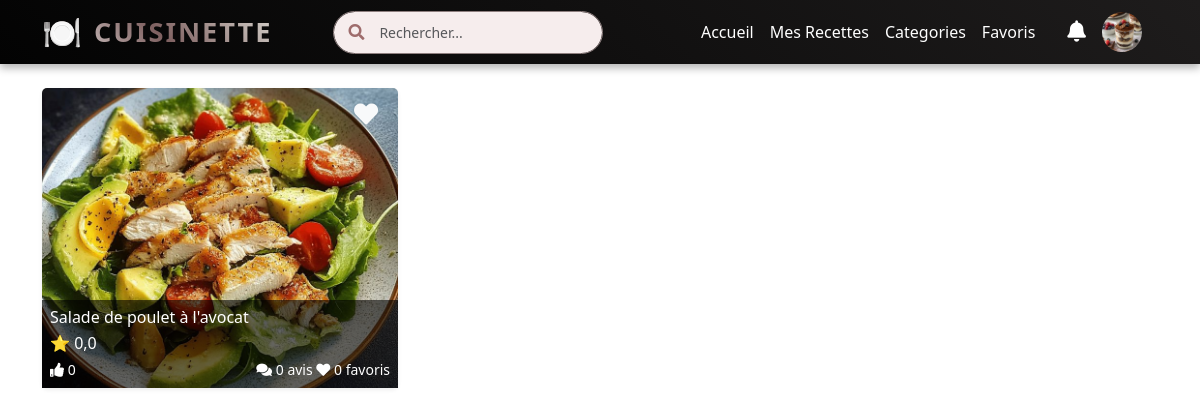
Page /subcategory/7/recipes/ (signed in) on the committed database.
### Accounts/models.py (models this page shows)
class User(AbstractUser):
    profile_picture = models.ImageField(upload_to='profile_pics/', blank=True, null=True)  # Ajout du champ
    groups = models.ManyToManyField(
        Group,
        related_name='customuser_set',  # Utilisez un `related_name` unique
        blank=True,
    )
    user_permissions = models.ManyToManyField(
        Permission,
        related_name='customuser_permissions_set',  # Utilisez un `related_name` unique
        blank=True,
    )

### Accueil/models.py (models this page shows, shortened)
class Recipe(models.Model):
    title = models.CharField(max_length=255)
    description = models.TextField()
    ingredients = models.TextField()  # Peut être stocké sous forme de liste JSON si nécessaire
    instructions = models.TextField()
    image = models.ImageField(upload_to='recipe_images/', blank=True, null=True)
    category = models.ForeignKey(Category, on_delete=models.SET_NULL, null=True, related_name="recipes")
    author = models.ForeignKey(settings.AUTH_USER_MODEL, on_delete=models.CASCADE)
    created_at = models.DateTimeField(auto_now_add=True)

### Accueil/views.py (the view)
# urls.py: path('subcategory/<int:subcategory_id>/recipes/', recipe_list_by_subcategory, name='recipe_list_by_subcategory'),
def recipe_list_by_subcategory(request, subcategory_id):
    subcategory = get_object_or_404(Category, id=subcategory_id)
    recipes = Recipe.objects.filter(category=subcategory).order_by('-created_at')
    for recipe in recipes:
        recipe.is_favorite = Favorite.objects.filter(user=request.user, recipe=recipe).exists()
    return render(request, "Recipe/recipe_list_by_subcategory.html", {
        "subcategory": subcategory,
        "recipes": recipes
    })

### Accueil/context_processors.py (called while the page is built)
def notification_context(request):
    if request.user.is_authenticated:
        notifications = request.user.notifications.all().order_by('-created_at')
        unread_count = notifications.filter(is_read=False).count()
        notifications = notifications
        return {
            'notifications': notifications,
            'unread_notifications_count': unread_count,
        }
    return {}

### Accueil/models.py (called while the page is built)
    def __str__(self):
        return self.name

### Accueil/templates/Recipe/recipe_list_by_subcategory.html (shortened to what this page needs)
{% extends "base.html" %}
{% load static %}
{% block content %}
<head>
<link href="https://cdnjs.cloudflare.com/ajax/libs/font-awesome/5.15.4/css/all.min.css" rel="stylesheet">
</head>
<div class="container mt-4">
    <div class="row">
        {% for recipe in recipes %}
        <div class="col-md-6 col-lg-4 mb-4">
            <div class="card h-100 shadow-sm border-0">
                <div class="position-relative" style="cursor: pointer;">
                    {% if recipe.image %}
                    <img src="{{ recipe.image.url }}" class="card-img-top" alt="{{ recipe.title }}"
                        style="height: 300px; object-fit: cover;"
                        data-bs-toggle="modal" data-bs-target="#recipeModal{{ recipe.id }}">
                    {% endif %}
                    <button class="btn fav-btn position-absolute top-0 end-0 m-2" data-recipe="{{ recipe.id }}" style="background: none; border: none;">
                        <i class="fas fa-heart {% if recipe.is_favorite %}text-danger{% else %}text-light{% endif %}" style="font-size: 1.5rem;"></i>
                    </button>
                    <div class="overlay-info p-2 text-white position-absolute bottom-0 start-0 end-0" style="background: rgba(0, 0, 0, 0.6);">
                        <h6 class="mb-1">{{ recipe.title }}</h6>
                        <p class="mb-1">⭐ {{ recipe.avg_rating|default:"0"|floatformat:1 }}</p>
                        <div class="d-flex justify-content-between align-items-center">
                            <small><i class="fas fa-thumbs-up"></i> {{ recipe.likes.count }}</small>
                            <small class="ms-3"><i class="fas fa-comments"></i> {{ recipe.comments.count }} avis <i class="fas fa-heart"></i> {{ recipe.favorites.count }} favoris</small>
                        </div>
                    </div>
                </div>
            </div>
        </div>
        {% endfor %}
    </div>
</div>
{% endblock %}

### templates/base.html (shortened to what this page needs)
{% load static %}
<!DOCTYPE html>
<html lang="fr">
<head>
    <link rel="stylesheet" href="https://cdn.jsdelivr.net/npm/bootstrap@5.3.0/dist/css/bootstrap.min.css">
    <link rel="stylesheet" href="https://cdnjs.cloudflare.com/ajax/libs/font-awesome/6.4.2/css/all.min.css">
    <link rel="stylesheet" href="{% static 'css/style.css' %}">
</head>
<body>
    <header class="header">
        <nav class="navbar navbar-expand-lg navbar-dark bg-dark">
            <div class="container">
                <a class="navbar-brand" href="{% url 'accueil' %}">
                    <span class="emoji">🍽️</span> Cuisinette
                </a>
                <div class="collapse navbar-collapse justify-content-between" id="navbarNav">
                    <form class="search-container mx-auto" method="GET" action="{% url 'search' %}">
                        <i class="fas fa-search"></i>
                        <input class="form-control search-input" type="search" name="q" placeholder="Rechercher..." aria-label="Search">
                    </form>
                    <ul class="navbar-nav ms-auto">
                        <li class="nav-item">
                            <a class="nav-link" href="{% url 'accueil' %}"> Accueil</a>
                        </li>
                        <li class="nav-item">
                            <a class="nav-link" href="{% url 'mes_recettes' %}"> Mes Recettes</a>
                        </li>
                        <li class="nav-item">
                            <a class="nav-link" href="{% url 'categorie' %}"> Categories</a>                        </li>
                        <li class="nav-item">
                            <a class="nav-link" href="{% url 'favorite' %}"> Favoris</a>
                        </li>
                    </ul>
                    <ul class="navbar-nav ms-3 d-flex align-items-center">
                        <li class="nav-item dropdown">
                            <a class="nav-link position-relative" href="#" id="notificationDropdown" role="button" data-bs-toggle="dropdown" aria-expanded="false">
                                <i class="fas fa-bell fa-lg"></i>
                            </a>
                        </li>
                        <li class="nav-item dropdown">
                            <a class="nav-link dropdown-toggle no-caret d-flex align-items-center" href="#" id="userDropdown" role="button" data-bs-toggle="dropdown">
                                <img src="{% if user.profile_picture %}{{ user.profile_picture.url }}{% else %}{% static 'images/user.jpg' %}{% endif %}" alt="Avatar" class="avatar me-2">
                            </a>
                        </li>
                    </ul>
                </div>
            </div>
        </nav>
    </header>
{% block content %}
{% endblock %}
</body>
</html>

### templates/base.html (style rules this page uses)
.avatar { width: 40px; height: 40px; border-radius: 50%; object-fit: cover; }
.navbar { padding: 0; }
.search-container { position: relative; width: 270px; max-width: 100%; }
.search-input { width: 100%; padding: 10px 45px; border-radius: 25px; border: 1px solid #8e7f7f; background-color: #f6eded; color: #9e6c6c; transition: all 0.3s ease-in-out; font-size: 14px; }
.search-container i { position: absolute; top: 50%; left: 15px; transform: translateY(-50%); color: #9e6c6c; font-size: 16px; }
.no-caret::after { display: none !important; }
.navbar { background: linear-gradient(45deg, #030303, #1e1c1c); box-shadow: 0px 4px 8px rgba(0, 0, 0, 0.3); padding: 0px 0; display: flex; justify-content: space-between; align-items: center; position: sticky; top: 0; z-index: 1000; }
.navbar .nav-link { font-size: 1rem; color: white; padding: 12px 18px; transition: color 0.3s ease, transform 0.3s ease; }
.navbar .navbar-brand { font-size: 1.7rem; font-weight: bold; color: #ffffff; text-transform: uppercase; letter-spacing: 2px; display: flex; align-items: center; transition: all 0.3s ease; background: linear-gradient(45deg, #f5f3f2, #7e6060, #dddcd5); -webkit-background-clip: text; color: transparent; }
.navbar .navbar-brand .emoji { font-size: 2rem; margin-right: 10px; transition: transform 0.3s ease, color 0.3s ease; color: #ff6347; }

### Accueil/templates/Recipe/recipe_list_by_subcategory.html (style rules this page uses)
.card .card-img-top { transition: transform 0.3s ease-in-out; }

### rows in the picture
User: profile_picture (picture)
Recipe: image (picture), title "Salade de poulet à l'avocat", avg_rating "0,0", likes.count "0", comments.count "0", favorites.count "0"
